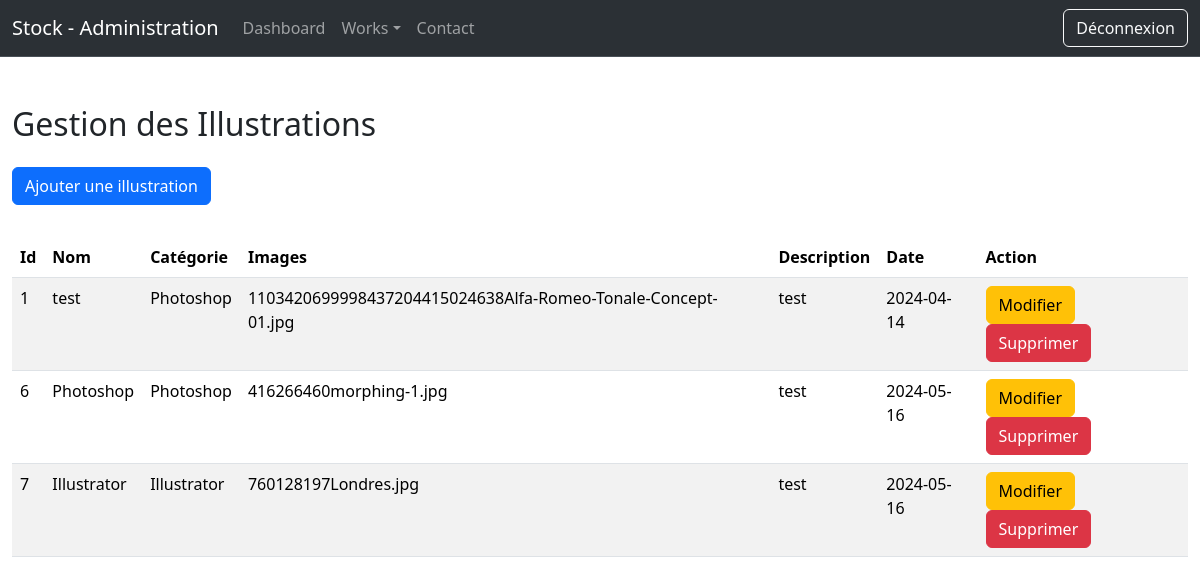
The app's page /admin/illustration.php (signed in), older data.
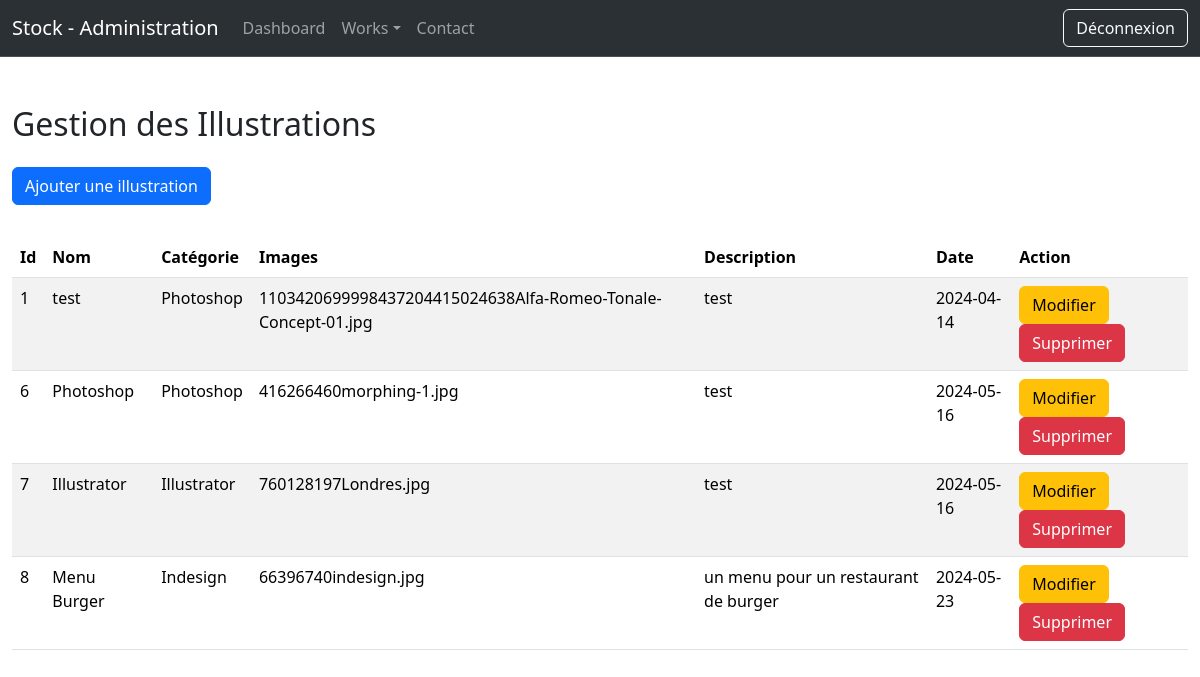
The same page, newer data.
### tables this page shows
CREATE TABLE IF NOT EXISTS `illustration` (
  `id` int NOT NULL AUTO_INCREMENT,
  `nom` varchar(255) NOT NULL,
  `categorie` varchar(255) NOT NULL,
  `image` varchar(255) NOT NULL,
  `description` text NOT NULL,
  `date` date NOT NULL,
  PRIMARY KEY (`id`)
);

### admin/illustration.php (the view, shortened to what this page needs)
<?php
    require "../connexion.php";
?>
<!DOCTYPE html>
<html lang="en">
<head>
    <link href="https://cdn.jsdelivr.net/npm/bootstrap@5.3.2/dist/css/bootstrap.min.css" rel="stylesheet">
</head>
<body>
    <?php
        include("partials/header.php");
    ?>
    <div class="container-fluid my-5">
     <h2>Gestion des Illustrations</h2>
     <a href="addIllu.php" class="btn btn-primary my-3">Ajouter une illustration</a>
     <table class="table table-striped my-3">
        <thead>
            <tr>
                <th>Id</th>
                <th>Nom</th>
                <th>Catégorie</th>
                <th>Images</th>
                <th>Description</th>
                <th>Date</th>
                <th>Action</th>
            </tr>
        </thead>
        <tbody>
            <?php
                $req = $bdd->query("SELECT * FROM illustration");
                while($don = $req->fetch())
                {
                    echo "<tr>";
                        echo "<td>".$don['id']."</td>";
                        echo "<td>".$don['nom']."</td>";
                        echo "<td>".$don['categorie']."</td>";
                        echo "<td>".$don['image']."</td>";
                        echo "<td>".$don['description']."</td>";
                        echo "<td>".$don['date']."</td>";
                        echo "<td>";
                            echo "<a href='updateIllu.php?id=".$don['id']."' class='btn btn-warning'>Modifier</a>";
                            echo "<a href='illustration.php?delete=".$don['id']."' class='btn btn-danger'>Supprimer</a>";
                        echo "</td>";
                    echo "</tr>";
                }
            ?>
        </tbody>
     </table>
    </div>
</body>
</html>

### admin/partials/header.php (shortened to what this page needs)
<header>
<nav class="navbar navbar-expand-lg bg-body-tertiary bg-dark border-bottom border-body" data-bs-theme="dark">
    <div class="container-fluid">
        <a class="navbar-brand"  href="#">Stock - Administration</a>
        <div class="collapse navbar-collapse" id="navbarNav navbarNavDropdown">
            <ul class="navbar-nav">
                <li class="nav-item">
                    <a class="nav-link" aria-current="page" href="dashboard.php">Dashboard</a>
                </li>
                <li class="nav-item dropdown">
                     <a class="nav-link dropdown-toggle" href="#" role="button" data-bs-toggle="dropdown" aria-expanded="false">Works</a>
                </li>
                <li class="nav-item">
                    <a class="nav-link" href="contact.php">Contact</a>
                </li>
            </ul>
            <ul class="ms-auto navbar-nav">
                <li class="nav-item"><a class="btn btn-outline-light" href="dashboard.php?deco=ok">Déconnexion</a></li>
            </ul>
        </div>
    </div>
</nav>
</header>

Row changes from the older to the newer data that the page shows:
added illustration: id "8", nom "Menu Burger", categorie "Indesign", image "66396740indesign.jpg", description "un menu pour un restaurant de burger", date "2024-05-23"
